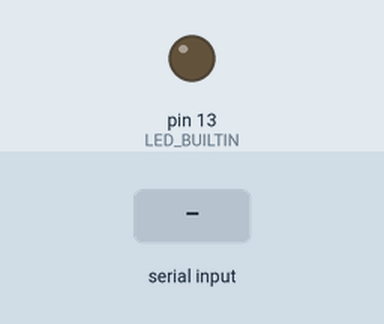
Simulated run of this sketch. Board: Arduino Uno, built with avr-gcc and run on an emulated ATmega328P. Shown: output pins drawn as LEDs (lit = HIGH). Dashed ring = blinking. The test bench sets the inputs (shaded band).

Above: at 1.2 s.
1.3 s: "e" received over Serial
At 1.75 s:
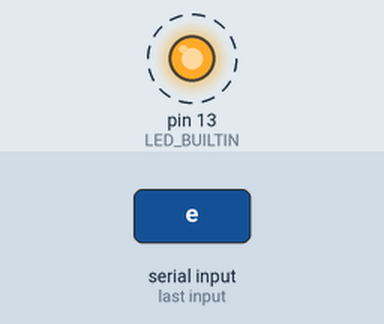
4.3 s: "a" received over Serial
At 4.8 s:
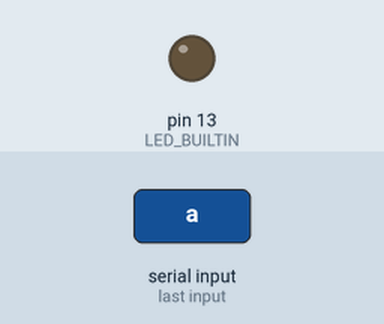
Timing chart, 0 to 7.3 s (numbered marks = the images above; inputs shaded):
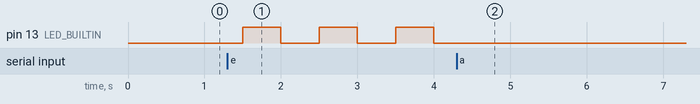

The sketch:

03-_LEDOnOff_Timer_Usart.ino
```cpp
#include <TimerThree.h>

bool level = 0;
bool encender = false;
bool sendFlag = false;

void rts();

void setup() {
Serial.begin(115200);
Timer3.initialize(1000); // Cada 1ms
Timer3.attachInterrupt(rts);
pinMode(LED_BUILTIN,OUTPUT);
}

void rts(){
  static unsigned long counter = 0;
  counter++;

  if(encender){
    if(counter%500==0){
    level = level^1;
    digitalWrite(LED_BUILTIN,level);
  }
  }
else{
  digitalWrite(LED_BUILTIN,0);
}
}

void loop() {

  if(Serial.available()>0){
    sendFlag = true;
  }
  if(sendFlag){
    char data = Serial.read();
    if(data == 'e'){
      encender = true;
      sendFlag = false;
    }
    else if (data == 'a'){
      encender = false;
      sendFlag = false;
    }
  }
}
```

Measured:
- after the input at 1.3 s, pin 13 (LED_BUILTIN): alternates HIGH for 0.50 s and LOW for 0.50 s, starting after 0.20 s
- after the input at 4.3 s, pin 13 (LED_BUILTIN): stops changing and stays LOW
